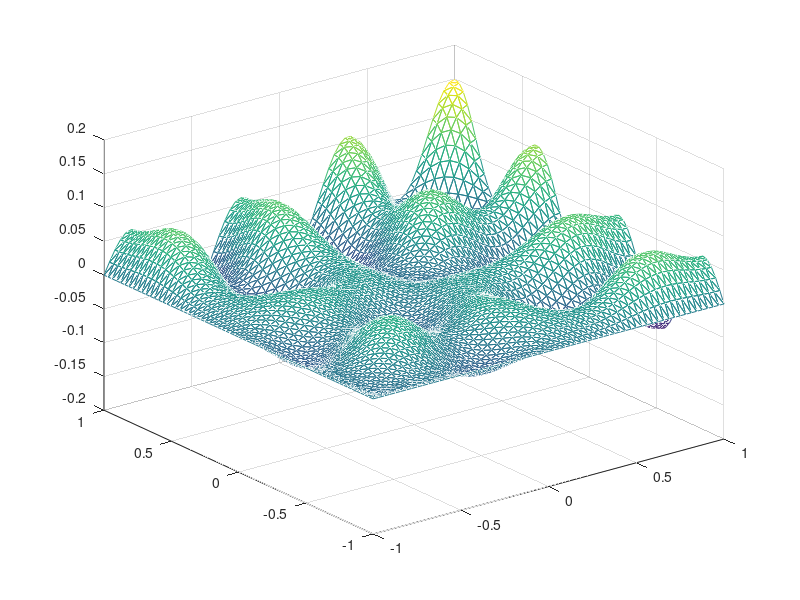

Reproduce this figure in MATLAB.
clear;clc;close all;
a=-1;
b=1;
m=64;            % number of subintervals per dimension
h=(b-a)/m;       % mesh size
ne=2*m^2;        % number of elements (triangles)
n=(m+1)^2;       % number of vertices
coo=zeros(n,2);  % coordinate matrix
con=zeros(ne,3); % connectivity matrix
t=(a:h:b)';
for i=1:(m+1)
    idx=(i-1)*(m+1)+1:i*(m+1);
    coo(idx,1)=t;
    coo(idx,2)=a+(i-1)*h;
end
idx=1;
for i=1:m
    for j=1:m
        con(idx,:)=[j j+1 j+m+1]+(i-1)*(m+1);
        con(idx+1,:)=[j+m+2 j+m+1 j+1]+(i-1)*(m+1);
        idx=idx+2;
    end
end
south=1:m+1;
west=(m+2):(m+1):((m+1)^2-2*m-1);
north=south+(m+1)*m;
east=west+m;
% bounds=[south north west east];
bounds=[south (m+2):(m+1):(m+1)^2-m];

f=5e8;
c=3e8;
k=(2*pi*f)/c;
A=spalloc(n,n,m*(3*m-2)+(m-1)*(4*m-2));
b=zeros(n,1);
W=zeros(3);
M=zeros(3);
f=zeros(3,1);
for e=1:ne
    x1=coo(con(e,1),1);
    x2=coo(con(e,2),1);
    x4=coo(con(e,3),1);
    y1=coo(con(e,1),2);
    y2=coo(con(e,2),2);
    y4=coo(con(e,3),2);
    y41=y4-y1;
    y12=y1-y2;
    x14=x1-x4;
    x21=x2-x1;
    J=0.25*((x2-x1)*(y4-y1)-(x4-x1)*(y2-y1));
    W(1,1)=(x14^2 + 2*x14*x21 + x21^2 + y12^2 + 2*y12*y41 + y41^2)/(8*J);
    W(2,2)=(x14^2 + y41^2)/(8*J);
    W(3,3)=(x21^2 + y12^2)/(8*J);
    W(1,2)=-(x14^2 + x21*x14 + y41^2 + y12*y41)/(8*J);
    W(1,3)=-(x21^2 + x14*x21 + y12^2 + y41*y12)/(8*J);
    W(2,3)=(x14*x21 + y12*y41)/(8*J);
    W(2,1)=W(1,2); W(3,1)=W(1,3);
    W(3,2)=W(2,3);
    M(1,1)=J/3;
    M(2,2)=J/3;
    M(3,3)=J/3;
    M(1,2)=J/6;
    M(1,3)=J/6;
    M(2,3)=J/6;
    M(2,1)=M(1,2); M(3,1)=M(1,3);
    M(3,2)=M(2,3);
    f(1)=(2*J)/3;
    f(2)=(2*J)/3;
    f(3)=(2*J)/3;
    for i=1:3
        for j=1:3
            A(con(e,i),con(e,j))=A(con(e,i),con(e,j))-W(i,j)+(k^2)*M(i,j);
        end
        b(con(e,i))=b(con(e,i))+f(i);
    end
end
A(bounds,:)=[];
A(:,bounds)=[];
b(bounds)=[];
x=A\b;
in=setdiff(1:n,bounds);
out=bounds;
xx=zeros(n,1);
xx(in)=x;
xx(out)=0;
figure, trimesh(con,coo(:,1),coo(:,2),xx);